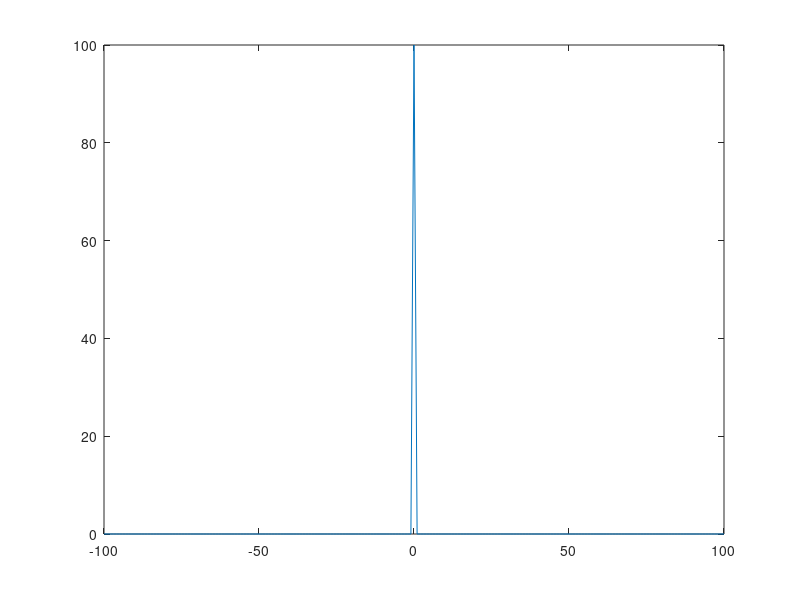

Here is the MATLAB script that generated this plot:
clear all;
close all;
clc;

t=-100:1:100;
for ii=1:1:length(t)
    if(t(ii)==0)
        delta(ii)=100;
    else
        delta(ii)=0;
    end
end
plot(t, delta)
